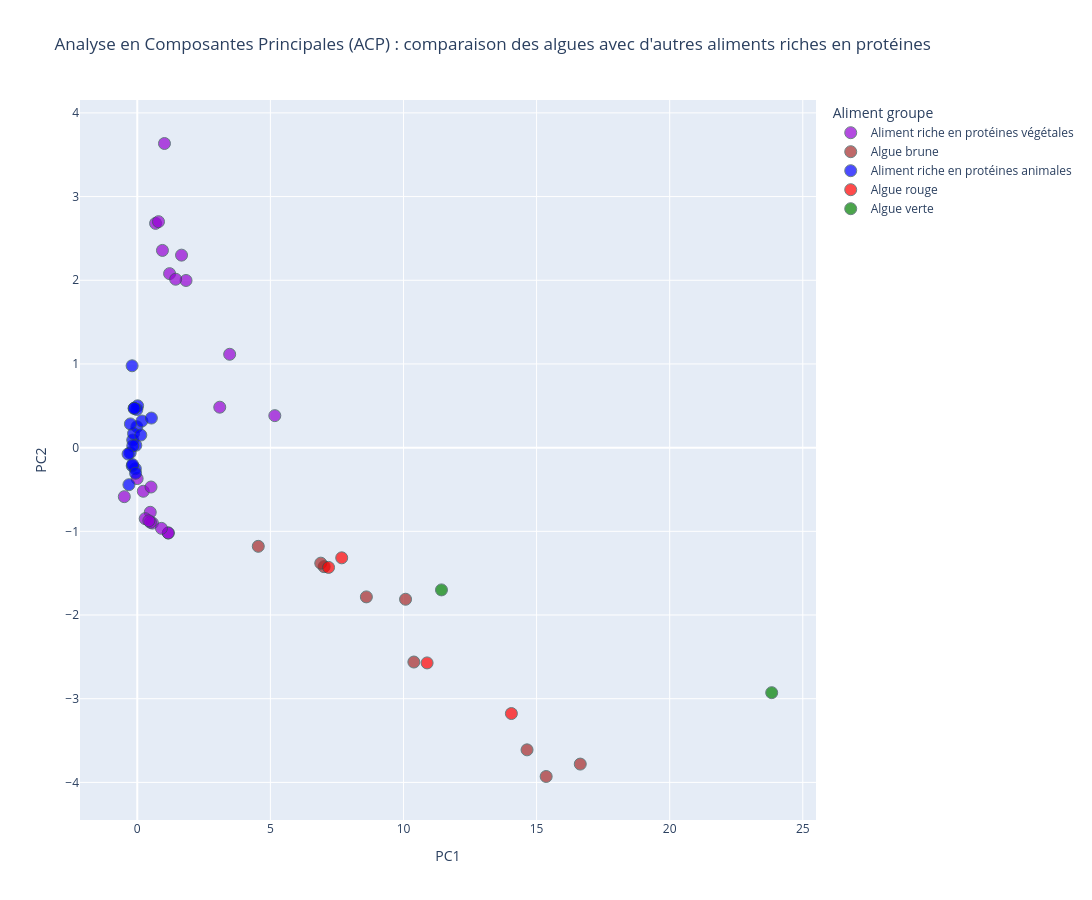

The code cell stored with this chart in its notebook:
### Markdown cell above
- PCA of PROTEIN-rich foods ONLY
- highlighting SEAWEEDS (brown, red, green), Protein-rich foods (animal and plants + seaweeds)
- see legend for hightlight colors

### Code cell
import plotly.express as px
import pandas as pd

# Ensure boolean masks exist (use alim_code instead of index)
pca_df['animal_protein'] = pca_df['alim_code'].isin(food_selection_animal_protein.keys())
pca_df['plant_protein']  = pca_df['alim_code'].isin(food_selection_plant_protein.keys())
pca_df['brown_seaweed']  = pca_df['alim_code'].isin(id_list_brown_seaweed)
pca_df['red_seaweed']    = pca_df['alim_code'].isin(id_list_red_seaweed)
pca_df['green_seaweed']  = pca_df['alim_code'].isin(id_list_green_seaweed)

# Assign groups ("Autres aliments" excluded here)
def assign_group(row):
    if row['brown_seaweed']:
        return 'Algue brune'
    elif row['red_seaweed']:
        return 'Algue rouge'
    elif row['green_seaweed']:
        return 'Algue verte'
    elif row['plant_protein']:
        return 'Aliment riche en protéines végétales'
    elif row['animal_protein']:
        return 'Aliment riche en protéines animales'
    else:
        return None  # exclude later

pca_df['Aliment groupe'] = pca_df.apply(assign_group, axis=1)

# Keep only rows that belong to a defined group
pca_df_filtered = pca_df[pd.notnull(pca_df['Aliment groupe'])].copy()

# Color map
color_map = {
    'Algue brune': 'brown',
    'Algue rouge': 'red',
    'Algue verte': 'green',
    'Aliment riche en protéines végétales': 'darkviolet',
    'Aliment riche en protéines animales': 'blue'
}

# Create interactive PCA plot
fig = px.scatter(
    pca_df_filtered,
    x='PC1',
    y='PC2',
    color='Aliment groupe',
    color_discrete_map=color_map,
    hover_name='seaweed_name_French',
    labels={'seaweed_name_French': 'Aliment'},
    title="Analyse en Composantes Principales (ACP) : comparaison des algues avec d'autres aliments riches en protéines"
)

fig.update_layout(width=1200, height=900)

# Make markers bigger for seaweeds and proteins
marker_sizes = []
for g in pca_df_filtered['Aliment groupe']:
    if g in ['Algue brune', 'Algue rouge', 'Algue verte']:
        marker_sizes.append(12)
    elif g in ['Aliment riche en protéines végétales', 'Aliment riche en protéines animales']:
        marker_sizes.append(12)

fig.update_traces(marker=dict(size=marker_sizes, line=dict(width=1, color='DarkSlateGrey')))

# Show interactive plot
fig.show()

# Save interactive HTML
fig.write_html("pca_seaweed_vs_protein-rich_foods.html")

### Figure 1 — Plotly figure (JSON) as saved in the notebook; plotly's stock layout.template omitted (floating-point values rounded to 4 significant figures)
{"data": [{"hovertemplate": "<b>%{hovertext}</b><br><br>Aliment groupe=Aliment riche en protéines végétales<br>PC1=%{x}<br>PC2=%{y}<extra></extra>", "hovertext": [" Amande, grillée, salée ", " Noix du Brésil ", " Noix de cajou, grillée, non salée ", " Pois chiche, bouilli/cuit à l'eau ", " Haricot flageolet, bouilli/cuit à l'eau ", " Lin, brun, graine ", " Haricot blanc, bouilli/cuit à l'eau ", " Noisette ", " Lentille blonde, bouillie/cuite à l'eau ", " Lentille verte, bouillie/cuite à l'eau ", " Lentille corail, bouillie/cuite à l'eau ", " Beurre de cacahuète ou Pâte d'arachide ", " Cacahuète, grillée, salée ", " Pois d'angole, entier, cuit à la vapeur, prélevé à la Martinique ", " Galette ou pavé aux lentilles, soja et légumes, préemballé ", " Galette ou pavé au blé (seitan) et légumes, préemballé ", " Haricot rouge, bouilli/cuit à l'eau ", " Chia, graine, séchée ", " Soja, graine entière ", " Pois cassé, bouilli/cuit à l'eau ", " Tahin ou Purée de sésame ", " Tempeh ", " Noix, séchée, cerneaux "], "legendgroup": "Aliment riche en protéines végétales", "marker": {"color": "darkviolet", "line": {"color": "DarkSlateGrey", "width": 1}, "size": [12, 12, 12, 12, 12, 12, 12, 12, 12, 12, 12, 12, 12, 12, 12, 12, 12, 12, 12, 12, 12, 12, 12, 12, 12, 12, 12, 12, 12, 12, 12, 12, 12, 12, 12, 12, 12, 12, 12, 12, 12, 12, 12, 12, 12, 12, 12, 12, 12, 12, 12, 12, 12, 12, 12, 12, 12, 12, 12], "symbol": "circle"}, "mode": "markers", "name": "Aliment riche en protéines végétales", "orientation": "v", "showlegend": true, "type": "scatter", "x": [1.831, 1.021, 1.213, 0.487, 1.163, 3.471, 1.163, 1.441, 0.2967, 0.5691, 0.4944, 0.6869, 0.9447, -0.4879, 0.2248, -0.005919, 0.9075, 5.166, 3.098, 0.4339, 1.662, 0.5156, 0.7972], "xaxis": "x", "y": [1.998, 3.634, 2.079, -0.7728, -1.02, 1.116, -1.02, 2.012, -0.8484, -0.9014, -0.892, 2.68, 2.357, -0.5858, -0.5215, -0.3701, -0.9644, 0.3825, 0.4832, -0.8736, 2.3, -0.4705, 2.7], "yaxis": "y"}, {"hovertemplate": "<b>%{hovertext}</b><br><br>Aliment groupe=Algue brune<br>PC1=%{x}<br>PC2=%{y}<extra></extra>", "hovertext": [" Wakamé atlantique (Alaria esculenta) ", "Fucus vésiculeux (Fucus vesiculosus)", " Kombu ou kombu japonais (Laminaria japonica) ", " Ascophylle noueux ou goémon noir (Ascophyllum nodosum) ", " Kombu royal (Saccharina latissima) ", " Haricot de mer (Himanthalia elongata) ", " Kombu breton (Laminaria digitata) ", "Fucus vésiculeux (Fucus serratus)", " Wakamé (Undaria pinnatifida) "], "legendgroup": "Algue brune", "marker": {"color": "brown", "line": {"color": "DarkSlateGrey", "width": 1}, "size": [12, 12, 12, 12, 12, 12, 12, 12, 12, 12, 12, 12, 12, 12, 12, 12, 12, 12, 12, 12, 12, 12, 12, 12, 12, 12, 12, 12, 12, 12, 12, 12, 12, 12, 12, 12, 12, 12, 12, 12, 12, 12, 12, 12, 12, 12, 12, 12, 12, 12, 12, 12, 12, 12, 12, 12, 12, 12, 12], "symbol": "circle"}, "mode": "markers", "name": "Algue brune", "orientation": "v", "showlegend": true, "type": "scatter", "x": [16.64, 8.606, 10.39, 10.08, 14.64, 4.545, 15.36, 7.019, 6.892], "xaxis": "x", "y": [-3.781, -1.783, -2.562, -1.812, -3.611, -1.179, -3.93, -1.422, -1.38], "yaxis": "y"}, {"hovertemplate": "<b>%{hovertext}</b><br><br>Aliment groupe=Aliment riche en protéines animales<br>PC1=%{x}<br>PC2=%{y}<extra></extra>", "hovertext": [" Boeuf, steak haché 10% MG, cuit ", " Boeuf, entrecôte, partie maigre, grillée/poêlée ", " Boeuf, faux-filet, grillé/poêlé ", " Boeuf, steak ou bifteck, grillé ", " Poulet, cuisse, viande, rôti/cuit au four ", " Poulet, filet, sans peau, sauté/poêlé ", " Poulet, filet, sans peau, sauté/poêlé, bio ", " Poulet, cuisse, viande et peau, rôtie/cuite au four ", " Cabillaud, cuit, sans précision (aliment moyen) ", " Canard, magret, grillé/poêlé ", " Oeuf, dur ", " Oeuf, à la coque ", " Sardine, à l'huile, appertisée, égouttée ", " Agneau, côte ou côtelette, grillée/poêlée (aliment moyen) ", " Maquereau, fumé ", " Dinde, escalope viennoise ou milanaise ou escalope panée ", " Porc, côte, grillée ", " Lapin, viande cuite ", " Saumon, cuit, sans précision (aliment moyen) ", " Terrine de fruits de mer, avec ou sans poisson, préemballée ", " Thon albacore ou thon jaune, au naturel, appertisé, égoutté "], "legendgroup": "Aliment riche en protéines animales", "marker": {"color": "blue", "line": {"color": "DarkSlateGrey", "width": 1}, "size": [12, 12, 12, 12, 12, 12, 12, 12, 12, 12, 12, 12, 12, 12, 12, 12, 12, 12, 12, 12, 12, 12, 12, 12, 12, 12, 12, 12, 12, 12, 12, 12, 12, 12, 12, 12, 12, 12, 12, 12, 12, 12, 12, 12, 12, 12, 12, 12, 12, 12, 12, 12, 12, 12, 12, 12, 12, 12, 12], "symbol": "circle"}, "mode": "markers", "name": "Aliment riche en protéines animales", "orientation": "v", "showlegend": true, "type": "scatter", "x": [0.01274, -0.01626, -0.0149, -0.07366, -0.1718, -0.1907, -0.1762, -0.1194, -0.3147, 0.1737, -0.2663, -0.05506, 0.5299, -0.1689, -0.1944, -0.3474, -0.1156, -0.141, -0.2598, 0.1333, -0.06391], "xaxis": "x", "y": [0.5001, 0.4554, 0.2493, -0.252, 0.0909, -0.2174, -0.2028, 0.4712, -0.4432, 0.3182, -0.06159, 0.02756, 0.3535, 0.02175, 0.9782, -0.07591, 0.4693, 0.1695, 0.2835, 0.1505, -0.3057], "yaxis": "y"}, {"hovertemplate": "<b>%{hovertext}</b><br><br>Aliment groupe=Algue rouge<br>PC1=%{x}<br>PC2=%{y}<extra></extra>", "hovertext": [" Lichen de mer ou pioca ou goémon rouge (Chondrus crispus) ", " Dulse (Palmaria palmata) ", " Gracilaire ou ogonori (Gracilaria verrucosa) ", " Nori (Porphyra sp.) "], "legendgroup": "Algue rouge", "marker": {"color": "red", "line": {"color": "DarkSlateGrey", "width": 1}, "size": [12, 12, 12, 12, 12, 12, 12, 12, 12, 12, 12, 12, 12, 12, 12, 12, 12, 12, 12, 12, 12, 12, 12, 12, 12, 12, 12, 12, 12, 12, 12, 12, 12, 12, 12, 12, 12, 12, 12, 12, 12, 12, 12, 12, 12, 12, 12, 12, 12, 12, 12, 12, 12, 12, 12, 12, 12, 12, 12], "symbol": "circle"}, "mode": "markers", "name": "Algue rouge", "orientation": "v", "showlegend": true, "type": "scatter", "x": [7.186, 10.89, 14.05, 7.679], "xaxis": "x", "y": [-1.431, -2.572, -3.177, -1.317], "yaxis": "y"}, {"hovertemplate": "<b>%{hovertext}</b><br><br>Aliment groupe=Algue verte<br>PC1=%{x}<br>PC2=%{y}<extra></extra>", "hovertext": [" Ao-nori (Enteromorpha sp.) ", " Laitue de mer (Ulva sp.) "], "legendgroup": "Algue verte", "marker": {"color": "green", "line": {"color": "DarkSlateGrey", "width": 1}, "size": [12, 12, 12, 12, 12, 12, 12, 12, 12, 12, 12, 12, 12, 12, 12, 12, 12, 12, 12, 12, 12, 12, 12, 12, 12, 12, 12, 12, 12, 12, 12, 12, 12, 12, 12, 12, 12, 12, 12, 12, 12, 12, 12, 12, 12, 12, 12, 12, 12, 12, 12, 12, 12, 12, 12, 12, 12, 12, 12], "symbol": "circle"}, "mode": "markers", "name": "Algue verte", "orientation": "v", "showlegend": true, "type": "scatter", "x": [23.83, 11.43], "xaxis": "x", "y": [-2.928, -1.7], "yaxis": "y"}], "layout": {"height": 900, "legend": {"title": {"text": "Aliment groupe"}, "tracegroupgap": 0}, "title": {"text": "Analyse en Composantes Principales (ACP) : comparaison des algues avec d'autres aliments riches en protéines"}, "width": 1200, "xaxis": {"anchor": "y", "domain": [0, 1], "title": {"text": "PC1"}}, "yaxis": {"anchor": "x", "domain": [0, 1], "title": {"text": "PC2"}}}}
